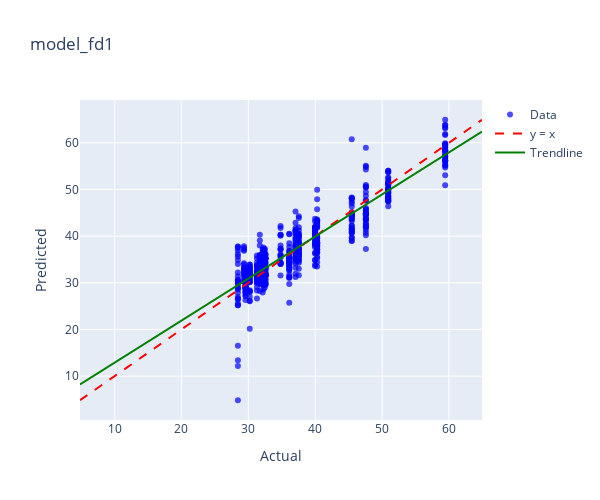
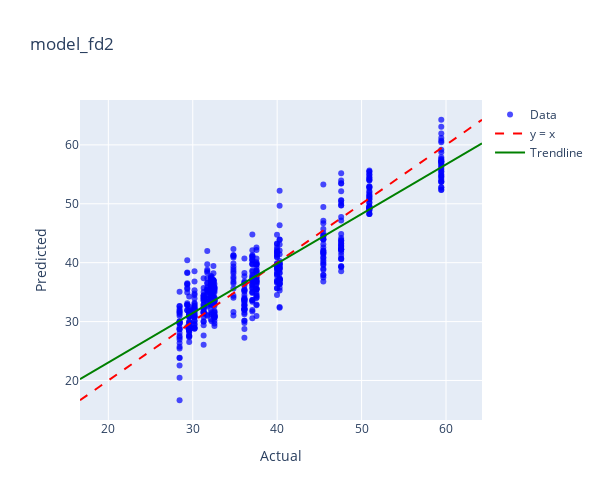
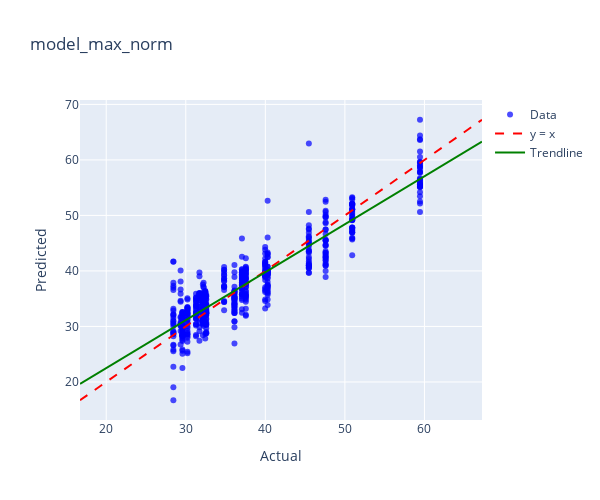
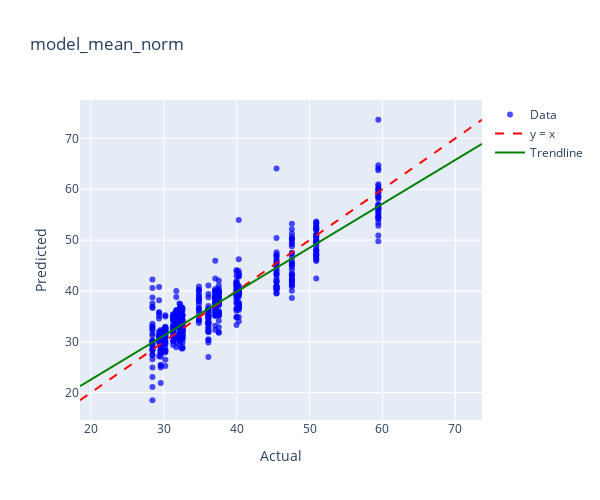

Notebook cell for these charts, in order:
### Code cell
model_dict = {
    'model_fd1': (model_fd1, kadar_air_fd1),
    'model_fd2': (model_fd2, kadar_air_fd2),
    'model_max_norm': (model_max_norm, kadar_air_max_norm),
    'model_mean_norm': (model_mean_norm, kadar_air_mean_norm),
    'model_msc': (model_msc, kadar_air_msc),
    'model_ori': (model_ori, kadar_air_ori),
    'model_range_norm': (model_range_norm, kadar_air_range_norm),
    'model_sg1': (model_sg1, kadar_air_sg1),
    'model_sg2': (model_sg2, kadar_air_sg2),
    'model_snv': (model_snv, kadar_air_snv),
}

for name, (model, data) in model_dict.items():
    print(f"Plotting for {name}")
    plot_actual_vs_predicted_plotly(model, data, 'Kadar Air',name)

### Figure 1 — Plotly figure (JSON) as saved in the notebook; plotly's stock layout.template omitted (floating-point values rounded to 4 significant figures; data arrays with more than 128 entries replaced by an {"elided": "..."} marker saying what was removed)
{"data": [{"hovertemplate": "Index: %{text}<br>Actual: %{x}<br>Predicted: %{y}<extra></extra>", "marker": {"color": "blue", "opacity": 0.7, "size": 6}, "mode": "markers", "name": "Data", "text": {"elided": "605 str values"}, "type": "scatter", "x": {"elided": "605 float values"}, "y": {"elided": "605 float values"}}, {"line": {"color": "red", "dash": "dash"}, "mode": "lines", "name": "y = x", "type": "scatter", "x": [4.826, 64.95], "y": [4.826, 64.95]}, {"line": {"color": "green", "width": 2}, "mode": "lines", "name": "Trendline", "type": "scatter", "x": [4.826, 64.95], "y": [8.2, 62.4]}], "layout": {"height": 500, "title": {"text": "model_fd1"}, "width": 600, "xaxis": {"title": {"text": "Actual"}}, "yaxis": {"title": {"text": "Predicted"}}}}

### Figure 2 — Plotly figure (JSON) as saved in the notebook; plotly's stock layout.template omitted (floating-point values rounded to 4 significant figures; data arrays with more than 128 entries replaced by an {"elided": "..."} marker saying what was removed)
{"data": [{"hovertemplate": "Index: %{text}<br>Actual: %{x}<br>Predicted: %{y}<extra></extra>", "marker": {"color": "blue", "opacity": 0.7, "size": 6}, "mode": "markers", "name": "Data", "text": {"elided": "605 str values"}, "type": "scatter", "x": {"elided": "605 float values"}, "y": {"elided": "605 float values"}}, {"line": {"color": "red", "dash": "dash"}, "mode": "lines", "name": "y = x", "type": "scatter", "x": [16.64, 64.26], "y": [16.64, 64.26]}, {"line": {"color": "green", "width": 2}, "mode": "lines", "name": "Trendline", "type": "scatter", "x": [16.64, 64.26], "y": [20.21, 60.26]}], "layout": {"height": 500, "title": {"text": "model_fd2"}, "width": 600, "xaxis": {"title": {"text": "Actual"}}, "yaxis": {"title": {"text": "Predicted"}}}}

### Figure 3 — Plotly figure (JSON) as saved in the notebook; plotly's stock layout.template omitted (floating-point values rounded to 4 significant figures; data arrays with more than 128 entries replaced by an {"elided": "..."} marker saying what was removed)
{"data": [{"hovertemplate": "Index: %{text}<br>Actual: %{x}<br>Predicted: %{y}<extra></extra>", "marker": {"color": "blue", "opacity": 0.7, "size": 6}, "mode": "markers", "name": "Data", "text": {"elided": "605 str values"}, "type": "scatter", "x": {"elided": "605 float values"}, "y": {"elided": "605 float values"}}, {"line": {"color": "red", "dash": "dash"}, "mode": "lines", "name": "y = x", "type": "scatter", "x": [16.71, 67.23], "y": [16.71, 67.23]}, {"line": {"color": "green", "width": 2}, "mode": "lines", "name": "Trendline", "type": "scatter", "x": [16.71, 67.23], "y": [19.67, 63.31]}], "layout": {"height": 500, "title": {"text": "model_max_norm"}, "width": 600, "xaxis": {"title": {"text": "Actual"}}, "yaxis": {"title": {"text": "Predicted"}}}}

### Figure 4 — Plotly figure (JSON) as saved in the notebook; plotly's stock layout.template omitted (floating-point values rounded to 4 significant figures; data arrays with more than 128 entries replaced by an {"elided": "..."} marker saying what was removed)
{"data": [{"hovertemplate": "Index: %{text}<br>Actual: %{x}<br>Predicted: %{y}<extra></extra>", "marker": {"color": "blue", "opacity": 0.7, "size": 6}, "mode": "markers", "name": "Data", "text": {"elided": "605 str values"}, "type": "scatter", "x": {"elided": "605 float values"}, "y": {"elided": "605 float values"}}, {"line": {"color": "red", "dash": "dash"}, "mode": "lines", "name": "y = x", "type": "scatter", "x": [18.5, 73.67], "y": [18.5, 73.67]}, {"line": {"color": "green", "width": 2}, "mode": "lines", "name": "Trendline", "type": "scatter", "x": [18.5, 73.67], "y": [21.28, 68.93]}], "layout": {"height": 500, "title": {"text": "model_mean_norm"}, "width": 600, "xaxis": {"title": {"text": "Actual"}}, "yaxis": {"title": {"text": "Predicted"}}}}
